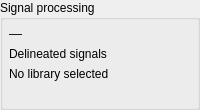
                               <widget class="QGroupBox" name="grp_dash_delineated">
                                <property name="title">
                                 <string>Signal processing</string>
                                </property>
                                <layout class="QVBoxLayout" name="layout_grp_dash_delineated">
                                 <property name="spacing">
                                  <number>6</number>
                                 </property>
                                 <property name="leftMargin">
                                  <number>6</number>
                                 </property>
                                 <property name="topMargin">
                                  <number>6</number>
                                 </property>
                                 <property name="rightMargin">
                                  <number>6</number>
                                 </property>
                                 <property name="bottomMargin">
                                  <number>6</number>
                                 </property>
                                 <item>
                                  <widget class="QLabel" name="lbl_dash_delineated_value">
                                   <property name="font">
                                    <font>
                                     <family>Segoe UI</family>
                                     <pointsize>10</pointsize>
                                     <weight>50</weight>
                                     <italic>false</italic>
                                     <bold>false</bold>
                                    </font>
                                   </property>
                                   <property name="text">
                                    <string>—</string>
                                   </property>
                                  </widget>
                                 </item>
                                 <item>
                                  <widget class="QLabel" name="lbl_dash_delineated_caption">
                                   <property name="text">
                                    <string>Delineated signals</string>
                                   </property>
                                  </widget>
                                 </item>
                                 <item>
                                  <widget class="QLabel" name="lbl_dash_delineated_detail">
                                   <property name="text">
                                    <string>No library selected</string>
                                   </property>
                                  </widget>
                                 </item>
                                 <item>
                                  <spacer name="spacer_dash_delineated">
                                   <property name="orientation">
                                    <enum>Qt::Vertical</enum>
                                   </property>
                                   <property name="sizeHint" stdset="0">
                                    <size>
                                     <width>40</width>
                                     <height>20</height>
                                    </size>
                                   </property>
                                  </spacer>
                                 </item>
                                </layout>
                               </widget>
